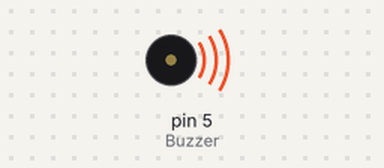
Recording of a sketch running on a simulated Arduino Uno, built with avr-gcc and run on an emulated ATmega328P. Parts: buzzer (waves = sounding).

Above: at 0.2 s.
At 7.0 s:
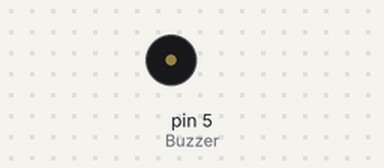
Timing chart, 0 to 8.7 s (numbered marks = the images above):
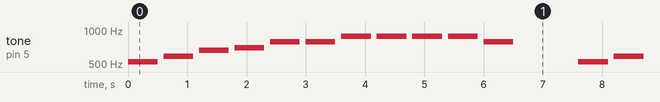

Measured:
- by itself, tone on pin 5 (Buzzer): plays 523 Hz for 0.50 s, 587 Hz for 0.50 s, 659 Hz for 0.50 s, 698 Hz for 0.50 s, 784 Hz for 0.50 s, 784 Hz for 0.50 s … (189 notes in this stretch)

The sketch:

Lied_schreiben.ino
```cpp
// Pin für den Buzzer definieren
const int Buzzer = 5;

// Noten-Frequenzen definieren
const int C = 523;
const int D = 587;
const int E = 659;
const int F = 698;
const int G = 784;
const int A = 880;
const int H = 988;

//TEST: Falls du eine Note eine Oktave höher oder tiefer brauchst,
//      verdopple oder halbiere die Frequenz-Zahl

// Dauer jeder Note definieren
// TEST: Du kannst diese Zahl bei Bedarf ändern

const int Spielzeit = 500;

// Benutzerdefinierte Funktion für Ton
void Ton(int frequenz, int spielzeit) {
  tone(Buzzer, frequenz); // Erzeugt den Ton mit der angegebenen Frequenz
  delay(spielzeit);       // Wartet für die angegebene Spielzeit
  noTone(Buzzer);         // Schaltet den Ton aus
  delay(100);             // Wartet zusätzlich 100 ms
}

void setup() {
  // Kein Setup nötig für den Buzzer
}
//TODO: Wähle ein Lied aus (Google) und spiel es ab!
void loop() {
  // Beispiel: "Alle meine Entchen"
  Ton(C, Spielzeit);
  Ton(D, Spielzeit);
  Ton(E, Spielzeit);
  Ton(F, Spielzeit);
  Ton(G, Spielzeit);
  Ton(G, Spielzeit);
  Ton(A, Spielzeit);
  Ton(A, Spielzeit);
  Ton(A, Spielzeit);
  Ton(A, Spielzeit);
  Ton(G, Spielzeit);

  delay(1000); // Kleine Pause vor der nächsten Wiederholung
}
```
